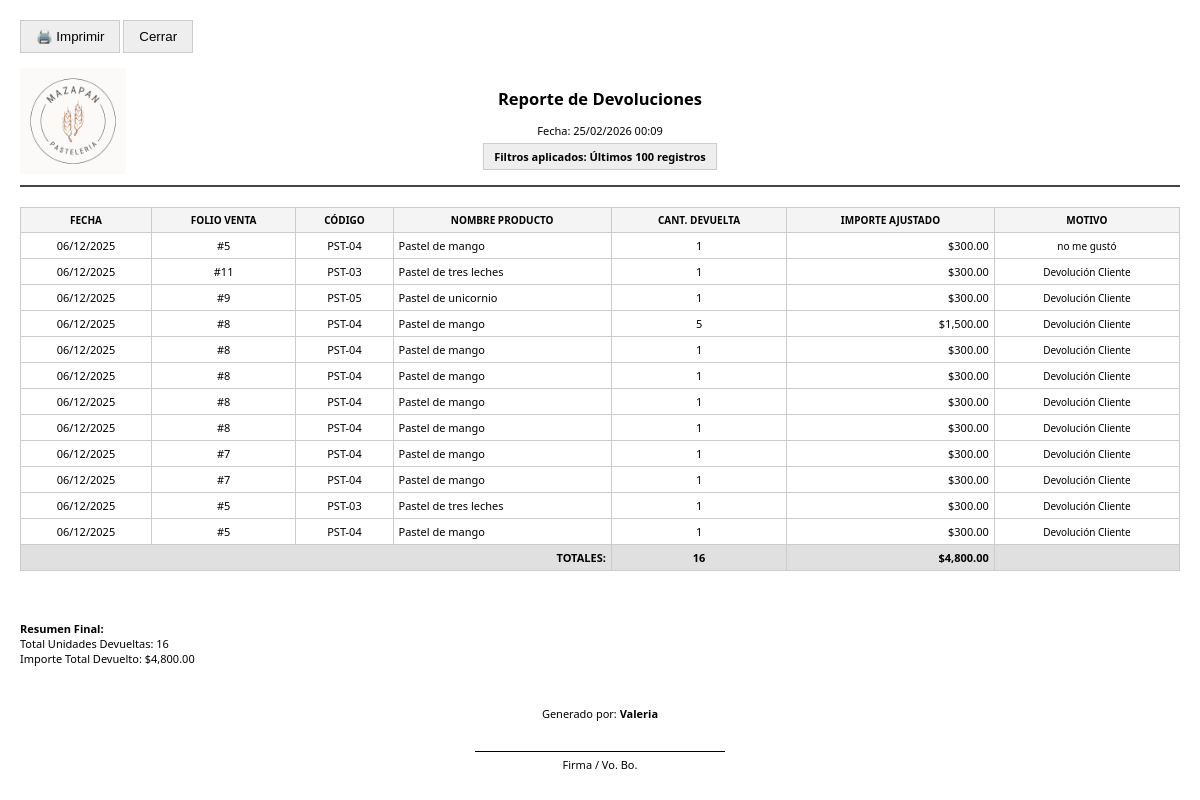
The app's page /reporte_devoluciones.php (signed in) with its own data.
### tables this page shows
CREATE TABLE `devoluciones_det` (
  `id` int(10) UNSIGNED NOT NULL,
  `id_devolucion` int(10) UNSIGNED NOT NULL,
  `id_venta` int(10) UNSIGNED NOT NULL,
  `id_item` int(10) UNSIGNED NOT NULL,
  `cantidad` int(10) UNSIGNED NOT NULL,
  `monto_devuelto` decimal(10,2) NOT NULL
);

CREATE TABLE `devoluciones` (
  `id` int(10) UNSIGNED NOT NULL,
  `id_venta` int(10) UNSIGNED NOT NULL,
  `fecha` datetime NOT NULL DEFAULT current_timestamp(),
  `id_usuario` int(10) UNSIGNED NOT NULL,
  `motivo` varchar(255) DEFAULT 'Devolución Cliente'
);

CREATE TABLE `items` (
  `id` int(10) UNSIGNED NOT NULL,
  `codigo` varchar(50) NOT NULL,
  `nombre` varchar(150) NOT NULL,
  `descripcion` text DEFAULT NULL,
  `precio` decimal(10,2) NOT NULL,
  `id_proveedor` int(10) UNSIGNED DEFAULT NULL,
  `activo` tinyint(1) NOT NULL DEFAULT 1,
  `creado_en` timestamp NOT NULL DEFAULT current_timestamp(),
  `imagen` varchar(255) DEFAULT 'default.png'
);

### reporte_devoluciones.php (the view, shortened to what this page needs)
<?php
require 'db.php';
$fecha_ini = isset($_GET['f_ini']) ? $_GET['f_ini'] : '';
$fecha_fin = isset($_GET['f_fin']) ? $_GET['f_fin'] : '';
$condicion = "";
$texto_filtro = "";
if (!empty($fecha_ini) && !empty($fecha_fin)) {
    $condicion = " WHERE d.fecha BETWEEN '$fecha_ini 00:00:00' AND '$fecha_fin 23:59:59' ORDER BY d.id ASC";
    $texto_filtro = "Filtros aplicados: Fecha del " . date("d/m/Y", strtotime($fecha_ini)) . " al " . date("d/m/Y", strtotime($fecha_fin));
} else {
    $condicion = " ORDER BY d.id DESC LIMIT 100";
    $texto_filtro = "Filtros aplicados: Últimos 100 registros";
}
$sql = "SELECT d.id, d.fecha, d.id_venta, d.motivo,
               dd.cantidad, i.codigo, i.nombre, i.precio as precio_unitario
        FROM devoluciones d
        JOIN devoluciones_det dd ON d.id = dd.id_devolucion
        JOIN items i ON dd.id_item = i.id
        $condicion";
$devs = $conn->query($sql);
?>
<!DOCTYPE html>
<html lang="es">
<head>
</head>
<body onload="window.print()">
     <div class="no-print" style="margin-bottom:15px;">
        <button class="btn" onclick="window.print()">🖨️ Imprimir</button>
        <button class="btn" onclick="window.close()">Cerrar</button>
    </div>
    <div class="header-wrapper">
        <img src="img_items/logo.png" alt="Logo" class="logo" onerror="this.style.display='none'">
        <div class="header-content">
            <h2>Reporte de Devoluciones</h2>
            <div>Fecha: <?= date("d/m/Y H:i") ?></div>
            <div class="badge-filtro"><?= $texto_filtro ?></div>
        </div>
    </div>
    <table>
        <thead>
            <tr>
                <th>Fecha</th>
                <th>Folio Venta</th>
                <th>Código</th>
                <th>Nombre Producto</th>
                <th>Cant. Devuelta</th>
                <th>Importe Ajustado</th>
                <th>Motivo</th>
            </tr>
        </thead>
        <tbody>
            <?php
            $sum_cant = 0;
            $sum_importe = 0;
            while($r=$devs->fetch_assoc()):
                $importe = $r['cantidad'] * $r['precio_unitario'];
                $sum_cant += $r['cantidad'];
                $sum_importe += $importe;
            ?>
            <tr>
                <td><?= date("d/m/Y", strtotime($r['fecha'])) ?></td>
                <td>#<?= $r['id_venta'] ?></td>
                <td><?= $r['codigo'] ?></td>
                <td style="text-align:left;"><?= $r['nombre'] ?></td>
                <td><?= $r['cantidad'] ?></td>
                <td style="text-align:right;">$<?= number_format($importe, 2) ?></td>
                <td style="font-size:10px;"><?= $r['motivo'] ?></td>
            </tr>
            <?php endwhile; ?>
            <tr style="background:#e0e0e0; font-weight:bold;">
                <td colspan="4" style="text-align:right;">TOTALES:</td>
                <td><?= $sum_cant ?></td>
                <td style="text-align:right;">$<?= number_format($sum_importe, 2) ?></td>
                <td></td>
            </tr>
        </tbody>
    </table>
    <div class="footer-report">
        <strong>Resumen Final:</strong><br>
        Total Unidades Devueltas: <?= $sum_cant ?><br>
        Importe Total Devuelto: $<?= number_format($sum_importe, 2) ?>
        <div class="signature-box">
            Generado por: <strong><?= $_SESSION['user_name'] ?></strong>
            <br><br><br>
            <div class="linea-firma"></div>
            <div style="margin-top:5px;">Firma / Vo. Bo.</div>
        </div>
    </div>
</body>
</html>

### reporte_devoluciones.php (style rules this page uses)
body { font-family: 'Segoe UI', sans-serif; margin: 20px; font-size: 11px; }
.header-wrapper { position: relative; min-height: 80px; border-bottom: 2px solid #444; padding-bottom: 15px; margin-bottom: 20px; }
.logo { position: absolute; top: 0; left: 0; width: 28mm; }
.header-content { text-align: center; width: 100%; padding-top: 5px; }
.badge-filtro { background: #eee; padding: 5px 10px; font-weight: bold; border: 1px solid #ccc; display: inline-block; margin-top:5px; }
table { width: 100%; border-collapse: collapse; margin-top: 10px; }
th, td { border: 1px solid #ccc; padding: 5px; text-align: center; }
th { background: #f4f4f4; text-transform: uppercase; font-size: 10px; }
.footer-report { margin-top: 50px; }
.signature-box { margin-top: 40px; text-align: center; }
.linea-firma { border-top: 1px solid #000; width: 250px; margin: 0 auto; }
.btn { padding: 8px 15px; cursor: pointer; background: #eee; border: 1px solid #ccc; }

### records on screen
devoluciones_det: id_devolucion.fecha "06/12/2025", id_devolucion.id_venta "5", id_item.codigo "PST-04", id_item.nombre "Pastel de mango", cantidad "1", id_item.precio "300.00", id_devolucion.motivo "no me gustó"
devoluciones_det: id_devolucion.fecha "06/12/2025", id_devolucion.id_venta "11", id_item.codigo "PST-03", id_item.nombre "Pastel de tres leches", cantidad "1", id_item.precio "300.00", id_devolucion.motivo "Devolución Cliente"
devoluciones_det: id_devolucion.fecha "06/12/2025", id_devolucion.id_venta "9", id_item.codigo "PST-05", id_item.nombre "Pastel de unicornio", cantidad "1", id_item.precio "300.00", id_devolucion.motivo "Devolución Cliente"
devoluciones_det: id_devolucion.fecha "06/12/2025", id_devolucion.id_venta "8", id_item.codigo "PST-04", id_item.nombre "Pastel de mango", cantidad "5", cantidad.precio "1,500.00", id_devolucion.motivo "Devolución Cliente"
devoluciones_det: id_devolucion.fecha "06/12/2025", id_devolucion.id_venta "8", id_item.codigo "PST-04", id_item.nombre "Pastel de mango", cantidad "1", id_item.precio "300.00", id_devolucion.motivo "Devolución Cliente"
devoluciones_det: id_devolucion.fecha "06/12/2025", id_devolucion.id_venta "8", id_item.codigo "PST-04", id_item.nombre "Pastel de mango", cantidad "1", id_item.precio "300.00", id_devolucion.motivo "Devolución Cliente"
devoluciones_det: id_devolucion.fecha "06/12/2025", id_devolucion.id_venta "8", id_item.codigo "PST-04", id_item.nombre "Pastel de mango", cantidad "1", id_item.precio "300.00", id_devolucion.motivo "Devolución Cliente"
devoluciones_det: id_devolucion.fecha "06/12/2025", id_devolucion.id_venta "8", id_item.codigo "PST-04", id_item.nombre "Pastel de mango", cantidad "1", id_item.precio "300.00", id_devolucion.motivo "Devolución Cliente"
devoluciones_det: id_devolucion.fecha "06/12/2025", id_devolucion.id_venta "7", id_item.codigo "PST-04", id_item.nombre "Pastel de mango", cantidad "1", id_item.precio "300.00", id_devolucion.motivo "Devolución Cliente"
devoluciones_det: id_devolucion.fecha "06/12/2025", id_devolucion.id_venta "7", id_item.codigo "PST-04", id_item.nombre "Pastel de mango", cantidad "1", id_item.precio "300.00", id_devolucion.motivo "Devolución Cliente"
devoluciones_det: id_devolucion.fecha "06/12/2025", id_devolucion.id_venta "5", id_item.codigo "PST-03", id_item.nombre "Pastel de tres leches", cantidad "1", id_item.precio "300.00", id_devolucion.motivo "Devolución Cliente"
devoluciones_det: id_devolucion.fecha "06/12/2025", id_devolucion.id_venta "5", id_item.codigo "PST-04", id_item.nombre "Pastel de mango", cantidad "1", id_item.precio "300.00", id_devolucion.motivo "Devolución Cliente"

### other values on screen
$texto_filtro "Filtros aplicados: Últimos 100 registros"
$sum_cant "16"
$sum_importe "4,800.00"
$_SESSION['user_name'] "Valeria"
